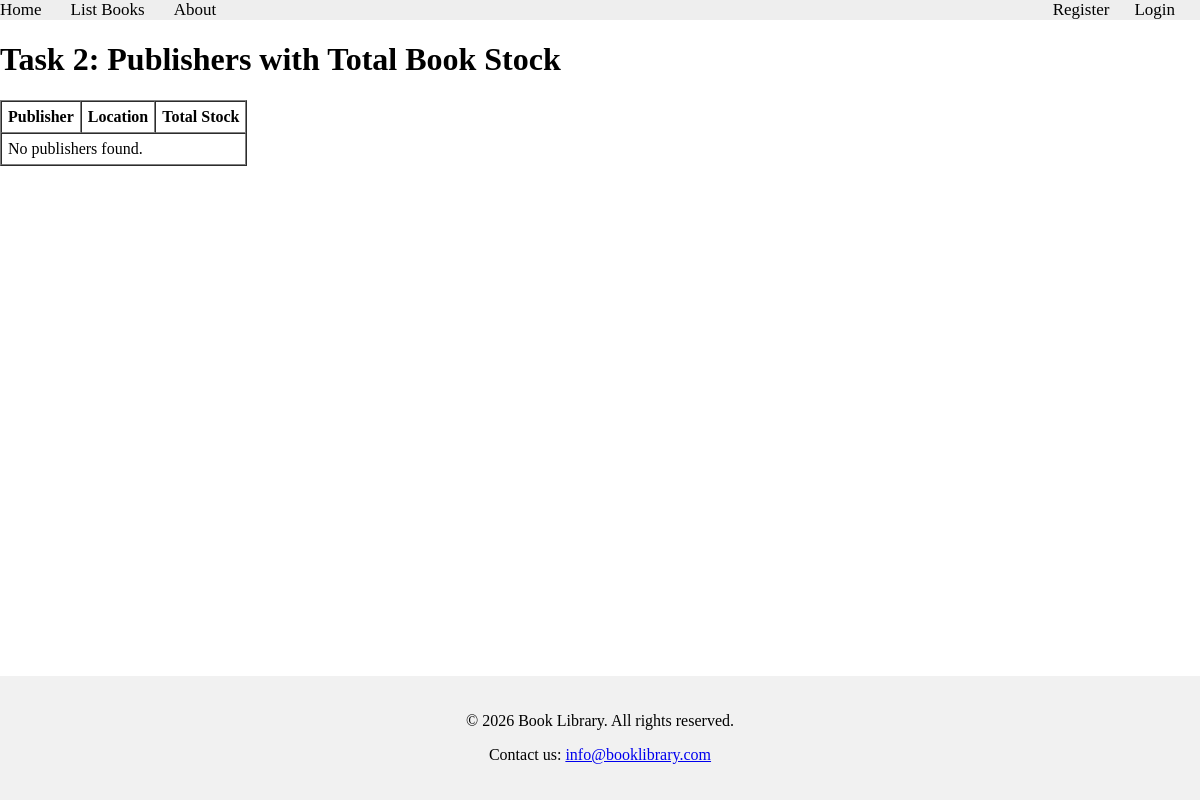
Page /books/lab9/task2 on the earlier database version.
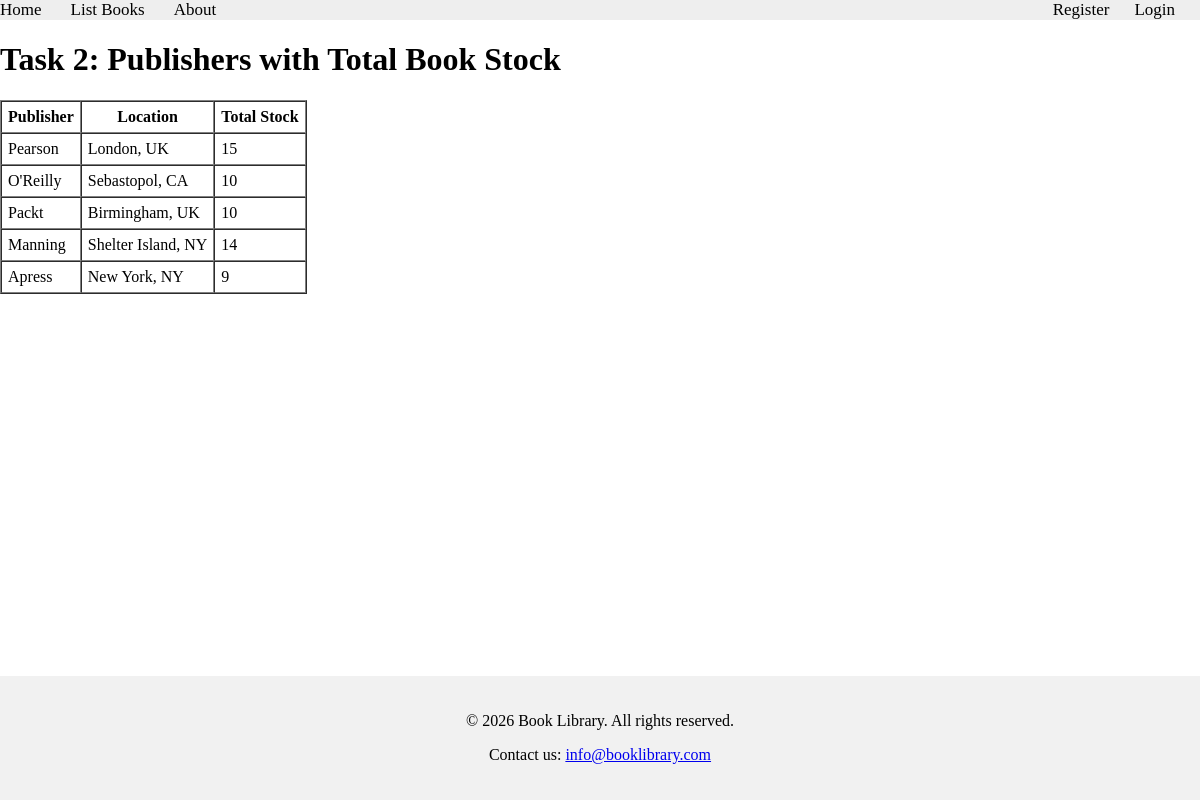
Same page on the later database version.
### apps/bookmodule/models.py (models this page shows, shortened)
class Publisher(models.Model):
    name = models.CharField(max_length=200)
    location = models.CharField(max_length=300)

### apps/bookmodule/views.py (the view)
# urls.py: path('lab9/task2', views.lab9_task2, name="books.lab9.task2"),
def lab9_task2(request):
    publishers = Publisher.objects.annotate(total_stock=Sum('book__quantity'))
    return render(request, 'bookmodule/lab9_task2.html', {'publishers': publishers})

### apps/template/bookmodule/lab9_task2.html (shortened to what this page needs)
{% extends "layouts/base.html" %}
{% block content %}
<h1>Task 2: Publishers with Total Book Stock</h1>
<table border="1" cellpadding="6" cellspacing="0">
    <thead>
        <tr>
            <th>Publisher</th><th>Location</th><th>Total Stock</th>
        </tr>
    </thead>
    <tbody>
        {% for pub in publishers %}
        <tr>
            <td>{{ pub.name }}</td>
            <td>{{ pub.location }}</td>
            <td>{{ pub.total_stock|default:"0" }}</td>
        </tr>
        {% empty %}
        <tr><td colspan="3">No publishers found.</td></tr>
        {% endfor %}
    </tbody>
</table>
{% endblock content %}

### apps/template/layouts/base.html (shortened to what this page needs)
<!DOCTYPE html>
<html>
{% load static %}
<head>
<link rel="stylesheet" href="{% static 'styles.css' %}">
<link rel="stylesheet" href="https://cdnjs.cloudflare.com/ajax/libs/font-awesome/4.7.0/css/font-awesome.min.css">
</head>
<body>
{% include "includes/header.html" %}
<div class="main-content">
{% block content %} {% endblock content %}
</div>
{% include "includes/footer.html" %}
</body>
</html>

### apps/template/includes/header.html
{% with request.resolver_match.url_name as url_name %}
<div class="topnav">
<a class="{% if url_name == 'books.index' %}active{% endif %}" href="{% url 'books.index' %}">Home</a>
<a class="{% if url_name == 'books.list_books' %}active{% endif %}" href="{% url 'books.list_books' %}">List Books</a>
<a class="{% if url_name == 'books.aboutus' %}active{% endif %}" href="{% url 'books.aboutus' %}">About</a>
{% if user.is_authenticated %}
    <a href="{% url 'users.logout' %}" style="float:right;">Logout ({{ user.username }})</a>
{% else %}
    <a class="{% if url_name == 'users.login' %}active{% endif %}" href="{% url 'users.login' %}" style="float:right;">Login</a>
    <a class="{% if url_name == 'users.register' %}active{% endif %}" href="{% url 'users.register' %}" style="float:right;">Register</a>
{% endif %}
</div>
{% endwith %}

### apps/template/includes/footer.html
<footer style="background-color: #f1f1f1; padding: 20px; text-align: center;">
    <p>&copy; 2026 Book Library. All rights reserved.</p>
    <p>Contact us: <a href="mailto:info@booklibrary.com">info@booklibrary.com</a></p>
</footer>

### apps/static/styles.css (style rules this page uses)
.topnav { background-color: #eeeeee; width: 100%; }
.topnav a { color: #000000; text-align: center; margin-right: 25px; text-decoration: none; font-size: 17px; }

### apps/template/layouts/base.html (style rules this page uses)
body { display: flex; flex-direction: column; min-height: 100vh; margin: 0; }
.main-content { flex: 1; }

Differences in the rows shown:
added Publisher: name "Pearson", location "London, UK", total_stock "15"
added Publisher: name "O'Reilly", location "Sebastopol, CA", total_stock "10"
added Publisher: name "Packt", location "Birmingham, UK", total_stock "10"
added Publisher: name "Manning", location "Shelter Island, NY", total_stock "14"
added Publisher: name "Apress", location "New York, NY", total_stock "9"
Other differences:
text no longer shown: "No publishers found."
